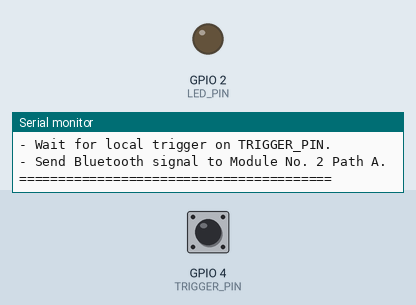
The sketch below on a simulated ESP32. On the bench: output pins drawn as LEDs (lit = HIGH), the last lines printed to the serial monitor. The inputs (shaded band) are chosen by the test bench; at power-on: GPIO 4 (TRIGGER_PIN) HIGH. Nothing arrives over Bluetooth unless stated; a phone connects over Bluetooth LE 3 s after start.

Above: at 1.2 s.
1.3 s: GPIO 4 (TRIGGER_PIN) pulled LOW for 0.15 s
At 1.5 s:
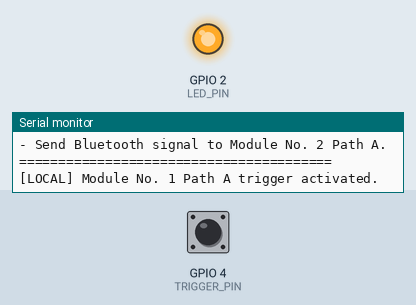
Timing chart, 0 to 4.3 s (numbered marks = the images above; inputs shaded):
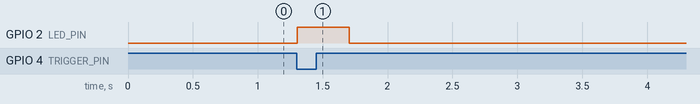

The sketch:

esp32_path_module.ino
```cpp
#include <BLEDevice.h>
#include <BLEServer.h>
#include <BLEUtils.h>
#include <BLEAdvertising.h>
#include <BLEScan.h>

// ===================== CONFIGURATION =====================
// Build this same sketch for each board and change MODULE_NUMBER.
// Naming scheme used: "Module No. x Path A".
static const int MODULE_NUMBER = 1;   // Set to 1, 2, or 3 per ESP32
static const char PATH_LETTER = 'A';  // Path type requested by user

static const int LED_PIN = 2;         // On-board LED for most ESP32 boards
static const int TRIGGER_PIN = 4;     // Button/sensor for Module 1 (active LOW)

// Shared BLE identifiers for this path network
static BLEUUID PATH_SERVICE_UUID("91bad492-b950-4226-aa2b-4ede9fa42f59");

// Advertisement payloads for each module in the chain
static const String MODULE1_SIGNAL = "M1_PATH_A_TRIGGER";
static const String MODULE2_SIGNAL = "M2_PATH_A_TRIGGER";

// ===================== GLOBALS =====================
BLEAdvertising *advertising = nullptr;
BLEScan *scanner = nullptr;

volatile bool pathATriggered = false;
volatile bool lastButtonState = HIGH;

String expectedIncomingSignal() {
  if (MODULE_NUMBER == 2) return MODULE1_SIGNAL;
  if (MODULE_NUMBER == 3) return MODULE2_SIGNAL;
  return "";
}

String outgoingSignal() {
  if (MODULE_NUMBER == 1) return MODULE1_SIGNAL;
  if (MODULE_NUMBER == 2) return MODULE2_SIGNAL;
  return "";
}

String moduleName() {
  return "Module No. " + String(MODULE_NUMBER) + " Path " + String(PATH_LETTER);
}

void pulseLed(int count = 2, int onMs = 250, int offMs = 180) {
  for (int i = 0; i < count; i++) {
    digitalWrite(LED_PIN, HIGH);
    delay(onMs);
    digitalWrite(LED_PIN, LOW);
    delay(offMs);
  }
}

void startBroadcast(const String &signalPayload, int durationMs = 3000) {
  BLEAdvertisementData advData;
  advData.setName(moduleName().c_str());
  advData.setServiceData(PATH_SERVICE_UUID, signalPayload.c_str());

  advertising->stop();
  advertising->setAdvertisementData(advData);
  advertising->start();

  Serial.printf("[TX] %s broadcasting: %s\n", moduleName().c_str(), signalPayload.c_str());
  delay(durationMs);
  advertising->stop();
}

class PathScanCallbacks : public BLEAdvertisedDeviceCallbacks {
  void onResult(BLEAdvertisedDevice advertisedDevice) {
    if (!advertisedDevice.haveServiceData() || !advertisedDevice.haveServiceDataUUID()) {
      return;
    }

    if (!(advertisedDevice.getServiceDataUUID().equals(PATH_SERVICE_UUID))) {
      return;
    }

    std::string data = advertisedDevice.getServiceData();
    String payload = String(data.c_str());
    String expected = expectedIncomingSignal();

    if (payload == expected) {
      Serial.printf("[RX] %s received signal: %s\n", moduleName().c_str(), payload.c_str());
      pathATriggered = true;
    }
  }
};

void setup() {
  Serial.begin(115200);

  pinMode(LED_PIN, OUTPUT);
  digitalWrite(LED_PIN, LOW);

  if (MODULE_NUMBER == 1) {
    pinMode(TRIGGER_PIN, INPUT_PULLUP);
  }

  BLEDevice::init(moduleName().c_str());
  BLEServer *server = BLEDevice::createServer();
  (void)server;

  advertising = BLEDevice::getAdvertising();

  scanner = BLEDevice::getScan();
  scanner->setAdvertisedDeviceCallbacks(new PathScanCallbacks());
  scanner->setActiveScan(true);
  scanner->setInterval(300);
  scanner->setWindow(120);

  Serial.println("========================================");
  Serial.printf("Booted: %s\n", moduleName().c_str());
  Serial.println("Role behavior:");
  if (MODULE_NUMBER == 1) {
    Serial.println("- Wait for local trigger on TRIGGER_PIN.");
    Serial.println("- Send Bluetooth signal to Module No. 2 Path A.");
  } else if (MODULE_NUMBER == 2) {
    Serial.println("- Listen for Module No. 1 Path A signal.");
    Serial.println("- Light up and relay signal to Module No. 3 Path A.");
  } else if (MODULE_NUMBER == 3) {
    Serial.println("- Listen for Module No. 2 Path A signal.");
    Serial.println("- Light up to guide people to destination.");
  }
  Serial.println("========================================");
}

void handleModule1Trigger() {
  bool buttonState = digitalRead(TRIGGER_PIN);

  // Falling edge trigger (button/sensor active LOW)
  if (lastButtonState == HIGH && buttonState == LOW) {
    Serial.println("[LOCAL] Module No. 1 Path A trigger activated.");
    pulseLed(1, 400, 120);
    startBroadcast(outgoingSignal(), 2800);
  }

  lastButtonState = buttonState;
}

void loop() {
  if (MODULE_NUMBER == 1) {
    handleModule1Trigger();
    delay(30);
    return;
  }

  // Modules 2 and 3: scan continuously for incoming signal
  scanner->start(1, false);  // Scan in short windows repeatedly

  if (pathATriggered) {
    pathATriggered = false;
    pulseLed(3, 240, 120);

    if (MODULE_NUMBER == 2) {
      startBroadcast(outgoingSignal(), 2800);
    }
  }

  delay(80);
}
```

Measured:
- after the input at 1.3 s, GPIO 2 (LED_PIN): LOW → HIGH at once, → LOW 0.40 s later
